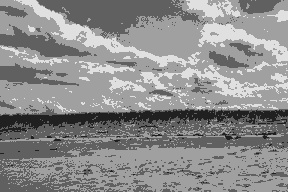
//> input picture assignment_1/source/test.jpg, 288 x 192 px
$ ./2-1 ../../assignment_1/source/test.jpg   (built with g++ and OpenCV 4)
//> lines starting //> are read from the running program, lines starting //| are printed output that depends on the picture; after the words box and inside, x2 and y2 are one past the last pixel; in counts of white or black regions, pixels touching at a corner belong together
/**
 * Use Hue channel/vector's distance to thershold the image.
 * Author: Alex Beng
*/
#include <bits/stdc++.h>
#include <opencv2/opencv.hpp>
using namespace std;

// 添加 alpha 通道
cv::Mat AddAlpha(cv::Mat image, cv::Mat alpha) {
    std::vector<cv::Mat> channels;
    cv::split(image, channels);
    channels.push_back(alpha);
    cv::merge(channels, image);
    return image;
}

// Hue 通道是一个圆周, 所以需要给定方向
cv::Mat ThersholdHue(cv::Mat image, int t1, int t2, int direction=0) {
    cv::Mat hsv_image;
    cv::Mat channels[3];
    cv::cvtColor(image, hsv_image, CV_BGR2HSV);
    cv::split(hsv_image, channels);

    cv::Mat result_1, result_2;

    if (direction == 0) { // t1 < pix < t2
        result_1 = channels[0] > t1;
        result_2 = channels[0] < t2;
        return result_1 & result_2;
    }
    else { // another direction threshold
        result_1 = channels[0] < t1;
        result_2 = channels[0] > t2;
        return result_1 | result_2;
    }
}

// 默认使用 L1 距离
cv::Mat ThersholdWithDistance(cv::Mat image, cv::Vec3b color, double distance, int flag=1) {
    int row = image.rows;
    int col = image.cols;
    cv::Mat result(row, col, CV_8UC1);

    if (flag == 1){
        for (int i=0; i<row; i++) {
            for (int j=0; j<col; j++) {
                if ( cv::norm(image.at<cv::Vec3b>(i, j), color, cv::NORM_L1) < distance ) {
                    result.at<uchar>(i, j) = 255;
                }
                else {
                    result.at<uchar>(i, j) = 0;
                }

            }
        }
    }
    else if (flag == 2) {
        for (int i=0; i<row; i++) {
            for (int j=0; j<col; j++) {
                if ( cv::norm(image.at<cv::Vec3b>(i, j), color, cv::NORM_L2) < distance ) {
                    result.at<uchar>(i, j) = 255;
                }
                else {
                    result.at<uchar>(i, j) = 0;
                }

            }
        }
    }
    return result;
}

int main(int argc, char const *argv[]) {
    if (argc != 2) {
        return -1;
    }

    cv::Mat image = cv::imread(argv[1]);
//> image is the input picture: 192 rows x 288 cols, CV_8UC3; min 24, max 231, mean 140.5
    if (image.empty()) {
        return -1;
    }

    cv::imwrite("proc_1.png", AddAlpha(image, ThersholdHue(image, 100, 200, 0)));
//> in ThersholdHue, `cv::cvtColor(image, hsv_image, CV_BGR2HSV);`: hsv_image: 192 rows x 288 cols, CV_8UC3; mean H, S, V 0, 0, 140.5
//> in ThersholdHue, `cv::split(hsv_image, channels);`: channels[0]: 192 rows x 288 cols, CV_8UC1; every value is 0
//> in ThersholdHue, `result_2 = channels[0] < t2;`: result_2: 192 rows x 288 cols, CV_8UC1; every value is 255
    cv::imwrite("proc_2.png", AddAlpha(image, ThersholdHue(image, 100, 200, 1)));

    cv::imwrite("proc_3.png", AddAlpha(image, ThersholdWithDistance(image, cv::Vec3b(255,255,255), 100, 1)));
//> after the loop in ThersholdWithDistance, `for (int i=0; i<row; i++)`:
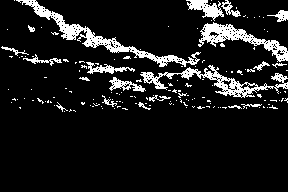
//> result: 192 rows x 288 cols, CV_8UC1; 10.5% white; 155 white regions (135 under 20 px), largest, box (x1, y1, x2, y2) and area: (16, 0, 201, 67) 1485, (140, 65, 288, 98) 1159, (198, 22, 288, 62) 1014
    cv::imwrite("proc_4.png", AddAlpha(image, ThersholdWithDistance(image, cv::Vec3b(255,255,255), 100, 2)));
//> call 2 of ThersholdWithDistance, with color = [255, 255, 255], distance = 100, flag = 2
//> after the loop in ThersholdWithDistance (call 2), `for (int i=0; i<row; i++)`:
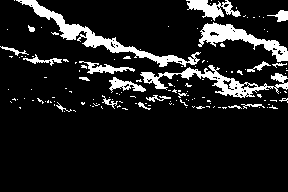
//> result: 192 rows x 288 cols, CV_8UC1; 11.5% white; 140 white regions (120 under 20 px), largest, box (x1, y1, x2, y2) and area: (16, 0, 201, 67) 1630, (140, 65, 288, 98) 1280, (198, 22, 288, 62) 1121

    return 0;
}
